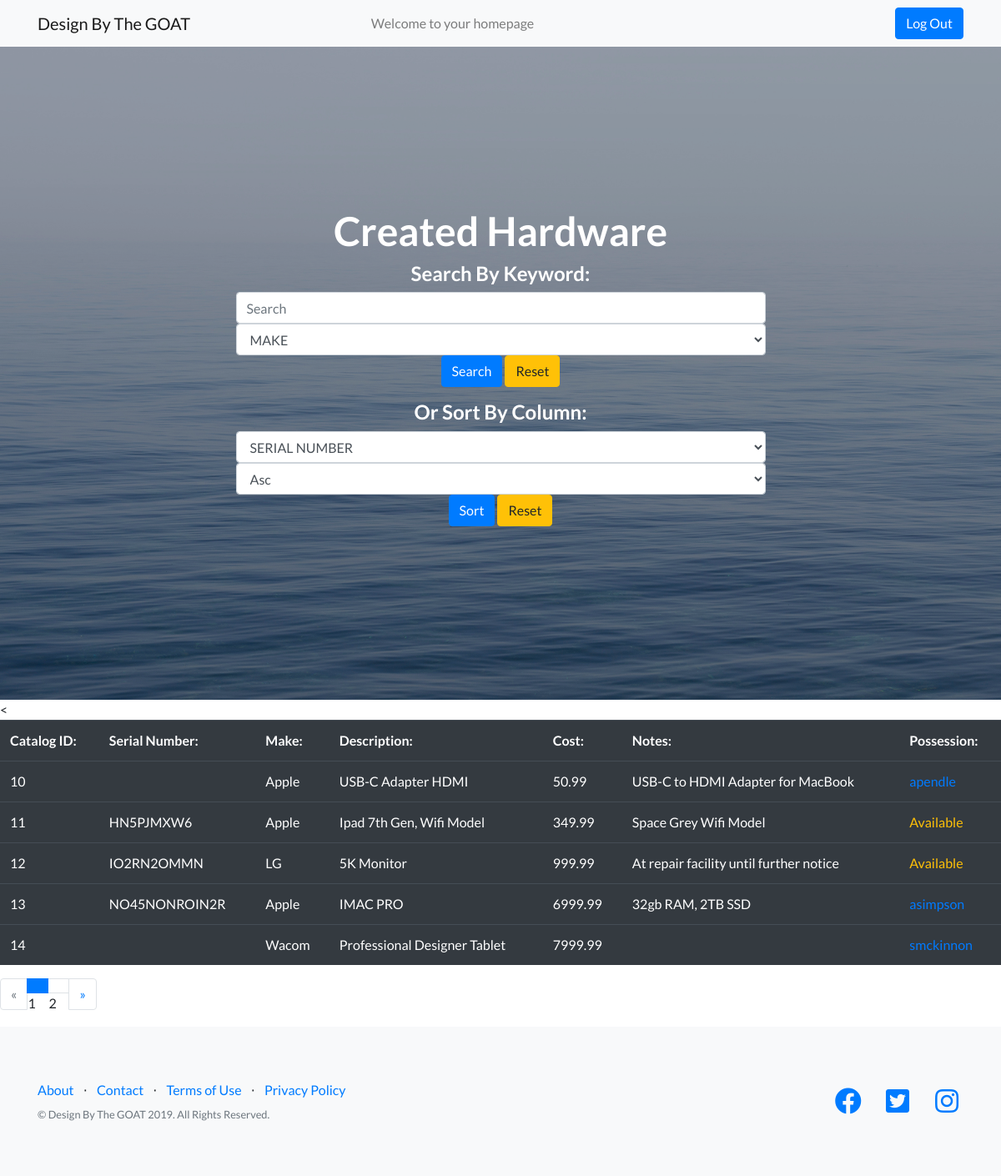
The app's page /hardware.php with its own data.
### tables this page shows
CREATE TABLE `Hardware` (
  `hardwareID` int(5) NOT NULL COMMENT 'Primary key',
  `serialNum` varchar(30) DEFAULT NULL COMMENT 'Serial Number',
  `make` varchar(50) NOT NULL COMMENT 'Manufacturer',
  `description` varchar(100) NOT NULL COMMENT 'Description of hardware',
  `cost` double(9,2) DEFAULT NULL COMMENT 'Cost of unit',
  `notes` varchar(1000) DEFAULT NULL COMMENT 'Notes about the unit',
  `assignedTo` int(5) DEFAULT NULL COMMENT 'The userID the piece is signed out to'
);

### hardware.php (the view, shortened to what this page needs)
<?php
    require('connect.php');
    if(isset($_GET['page'])){
      $page = $_GET['page'];
    }
    else{
      $page = 1;
    }
    $query = "SELECT * FROM hardware";
    $statement = $db->prepare($query);
    $statement->execute();
    $page_limit = 5;
    $result_count = $statement->rowCount();
    $page_total = ceil($result_count/$page_limit);
    $start_limit = ($page-1)*$page_limit;
    $query2 = "SELECT * FROM hardware ORDER BY hardwareID LIMIT $start_limit, $page_limit";
    $statement2 = $db->prepare($query2);
    $statement2->execute();
    $level = $_SESSION['level'];
    $username = $_SESSION['username'];
    $name = $_SESSION['name'];
    $query3 = "SELECT hardwareCategory FROM HardwareCategories";
    $statement3 = $db->prepare($query3);
    $statement3->execute();
?>
<!DOCTYPE html>
<html lang="en">
	<head>
  <link href="vendor/bootstrap/css/bootstrap.min.css" rel="stylesheet">
  <link href="vendor/fontawesome-free/css/all.min.css" rel="stylesheet">
  <link href="vendor/simple-line-icons/css/simple-line-icons.css" rel="stylesheet" type="text/css">
   <link href="css/landing-page.min.css" rel="stylesheet">
	</head>
<body>
      <nav class="navbar navbar-light bg-light static-top">
    <div class="container">
      <a class="navbar-brand" href="userindex.php">Design By The GOAT</a>
      <span class="navbar-text">
        Welcome to your homepage <?=$name?>
      </span>
      <a class="nav-link" href="userprofile.php"><?=$username?> <span class="sr-only">(current)</span></a>
      <a class="btn btn-primary btn-med" href="logout.php">Log Out</a>
    </div>
  </nav>
  <header class="masthead text-white text-center">
    <div class="container">
      <div class="row">
        <div class="col-md-10 col-lg-8 col-xl-7 mx-auto">
            <h1>Created Hardware</h1>
                <form method="GET" action="searchHardware.php">
                <h4>Search By Keyword:</h4>
                <div class="form-group">
                <input class="form-control mr-sm-2" type="text" placeholder="Search" aria-label="Search" name="search_value"/>
                    <select class="form-control" name="category" id="category">
                      <?php while($category = $statement3->fetch()):?>
                        <option class="dropdown-item" value="<?=$category['hardwareCategory']?>"><?=strtoupper($category['hardwareCategory'])?></option>
                      <?php endwhile?>
                    </select>
                    <button class="btn btn-primary" type="submit">Search</button>
                    <button class="btn btn-warning" type="submit" formaction="hardware.php">Reset</button>
                  </div>
            </form>
            <form method="GET" action="sortHardware.php">
            <h4> Or Sort By Column:</h4>
              <div class="form-group">
                <select class="form-control" name="category" id="category">
                  <option value="serialNum">SERIAL NUMBER</option>
                </select>
                <select class="form-control" name="direction" id="direction">
                  <option class="dropdown-item" value="asc">Asc</option>
                </select>
              <button class="btn btn-primary" type="submit">Sort</button>
              <button class="btn btn-warning" type="submit" formaction="hardware.php">Reset</button>
              </div>
            </form>
        </div>
      </div>
    </div>
  </header>
<<table class="table table-dark">
    <tbody>
        <tr>
            <th>Catalog ID:</th>
            <th>Serial Number:</th>
            <th>Make:</th>
            <th>Description:</th>
            <th>Cost:</th>
            <th>Notes:</th>
            <th>Possession:</th>
        </tr>
        <?php while($row = $statement2->fetch()):?>
        <tr>
          <?php if($level == 1):?>
              <td><a href="edithardware.php?hardwareID=<?=$row['hardwareID']?>"><?=$row['hardwareID']?></a></td>
          <?php else:?>
              <td><?=$row['hardwareID']?></td>
          <?php endif?>
            <td><?=$row['serialNum']?></td>
            <td><?=$row['make']?></td>
            <td><?=$row['description']?></td>
            <td><?=$row['cost']?></td>
            <td><?=$row['notes']?></td>
                <?php if($row['assignedTo'] !=  null):?>
                  <?php
                      $query4 = "SELECT username FROM users JOIN hardware ON userID = assignedTo WHERE assignedTo = :assignedTo";
                      $statement4 = $db->prepare($query4);
                      $statement4->bindValue(':assignedTo', $row['assignedTo']);
                      $statement4->execute();
                      $row2 = $statement4->fetch();
                  ?>
                    <td><a href="signouthardware.php?item=<?=$row['hardwareID']?>"><?=$row2['username']?></a></td>
                      <?php else:?>
                        <td><a class="text-warning" href="signouthardware.php?item=<?=$row['hardwareID']?>">Available</a></td>
                  <?php endif?>
          </tr>
        <?php endwhile?>
    </tbody>
</table>
<nav aria-label="Page navigation">
  <ul class="pagination">
  <?php if($page == 1):?>
      <li class="page-item disabled">
  <?php else:?>
      <li class="page-item enabled">
  <?php endif?>
      <a class="page-link" href="hardware.php?page=<?=$page-1?>" aria-label="Previous">
        <span aria-hidden="true">&laquo;</span>
      </a>
    </li>
    <li class="page-item active"><a class="page-link" href="users.php?page=<?=$page?>"></a><?=$page?></li>
    <li class="page-item"><a class="page-link" href="users.php?page=<?=$page+1?>"></a><?=$page+1?></li>
    <li class="page-item">
    <?php if($page == $page_total):?>
      <li class="page-item disabled">
    <?php else:?>
        <li class="page-item enabled">
    <?php endif?>
      <a class="page-link" href="hardware.php?page=<?=$page+1?>" aria-label="Next">
        <span aria-hidden="true">&raquo;</span>
      </a>
    </li>
  </ul>
</nav>
  <footer class="footer bg-light">
    <div class="container">
      <div class="row">
        <div class="col-lg-6 h-100 text-center text-lg-left my-auto">
          <ul class="list-inline mb-2">
            <li class="list-inline-item">
              <a href="#">About</a>
            </li>
            <li class="list-inline-item">&sdot;</li>
            <li class="list-inline-item">
              <a href="#">Contact</a>
            </li>
            <li class="list-inline-item">&sdot;</li>
            <li class="list-inline-item">
              <a href="#">Terms of Use</a>
            </li>
            <li class="list-inline-item">&sdot;</li>
            <li class="list-inline-item">
              <a href="#">Privacy Policy</a>
            </li>
          </ul>
          <p class="text-muted small mb-4 mb-lg-0">&copy; Design By The GOAT 2019. All Rights Reserved.</p>
        </div>
        <div class="col-lg-6 h-100 text-center text-lg-right my-auto">
          <ul class="list-inline mb-0">
            <li class="list-inline-item mr-3">
              <a href="#">
                <i class="fab fa-facebook fa-2x fa-fw"></i>
              </a>
            </li>
            <li class="list-inline-item mr-3">
              <a href="#">
                <i class="fab fa-twitter-square fa-2x fa-fw"></i>
              </a>
            </li>
            <li class="list-inline-item">
              <a href="#">
                <i class="fab fa-instagram fa-2x fa-fw"></i>
              </a>
            </li>
          </ul>
        </div>
      </div>
    </div>
  </footer>
  </body>
</html>

### records on screen
hardware: hardwareID "10", make "Apple", description "USB-C Adapter HDMI", cost "50.99", notes "USB-C to HDMI Adapter for MacBook", username "apendle"
hardware: hardwareID "11", serialNum "HN5PJMXW6", make "Apple", description "Ipad 7th Gen, Wifi Model", cost "349.99", notes "Space Grey Wifi Model"
hardware: hardwareID "12", serialNum "IO2RN2OMMN", make "LG", description "5K Monitor", cost "999.99", notes "At repair facility until further notice"
hardware: hardwareID "13", serialNum "NO45NONROIN2R", make "Apple", description "IMAC PRO", cost "6999.99", notes "32gb RAM, 2TB SSD", username "asimpson"
hardware: hardwareID "14", make "Wacom", description "Professional Designer Tablet", cost "7999.99", username "smckinnon"

### other values on screen
$page "1"
$page+1 "2"
form field category "MAKE"
